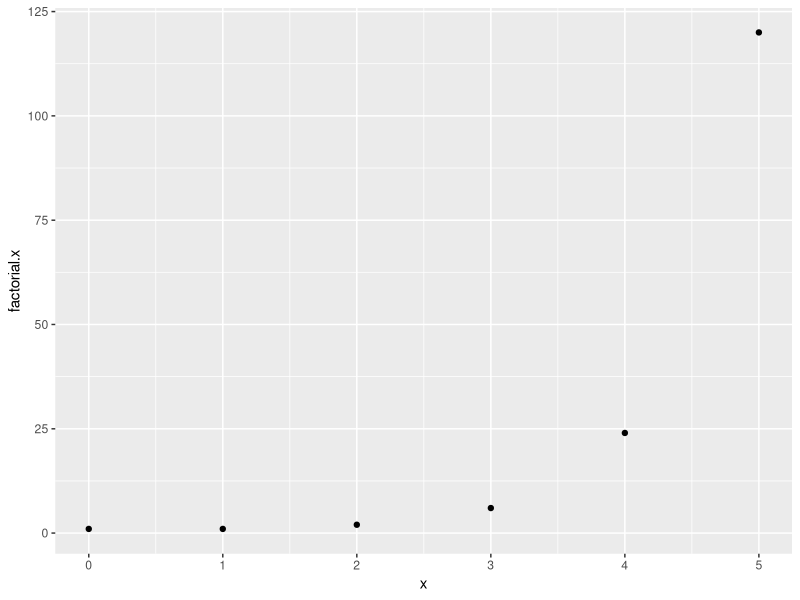

The R source for this figure:
## ---- chunk 1
X <- 2:12
p.X <- c("1/36", "2/36", "3/36", "4/36", "5/36", "6/36",
         "5/36", "4/36", "3/36", "2/36", "1/36")

table_6.1 <- matrix( c(X,p.X), nrow=2, byrow=TRUE)
rownames(table_6.1) <- c("X", "p(X)")
knitr::kable(table_6.1, caption = "probability distribution of a pair of dice")
## ---- chunk 2
table_6.1 <- matrix(data=c(2:12,1:6/36,5:1/36), nrow=2, byrow=T)
output <- t(rbind(table_6.1, table_6.1[1,]*table_6.1[2,]))
colnames(output) <- c("X", "p(X)", "XP(X)")
knitr::kable(output)
cat("Mathematical expectation:", sum(output[,3]))
## ---- chunk 3
require(ggplot2)
x <- 0:5
factorial.x <- factorial(x)
ggplot(data.frame(x,factorial.x), aes(x=x, y=factorial.x)) + geom_point()
